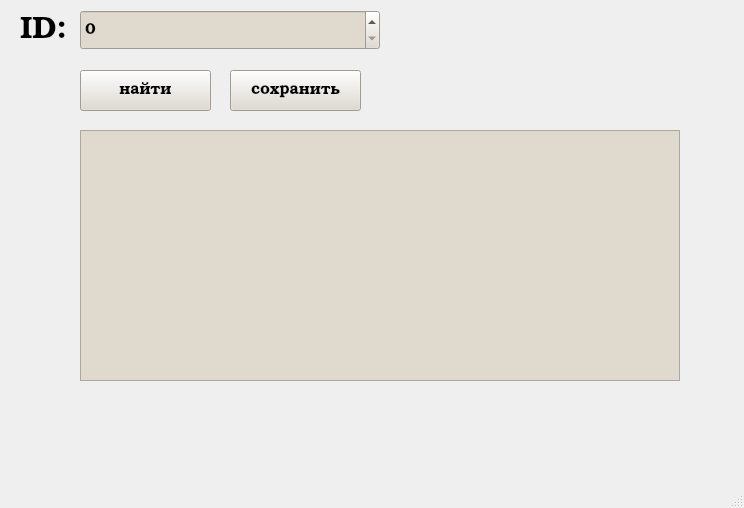
<?xml version="1.0" encoding="UTF-8"?>
<ui version="4.0">
 <class>MainWindow</class>
 <widget class="QMainWindow" name="MainWindow">
  <property name="geometry">
   <rect>
    <x>0</x>
    <y>0</y>
    <width>744</width>
    <height>508</height>
   </rect>
  </property>
  <property name="windowTitle">
   <string>MainWindow</string>
  </property>
  <widget class="QWidget" name="centralwidget">
   <widget class="QLabel" name="id_label">
    <property name="geometry">
     <rect>
      <x>20</x>
      <y>10</y>
      <width>60</width>
      <height>41</height>
     </rect>
    </property>
    <property name="font">
     <font>
      <family>Bookman Old Style</family>
      <pointsize>23</pointsize>
     </font>
    </property>
    <property name="text">
     <string>ID:</string>
    </property>
   </widget>
   <widget class="QSpinBox" name="id_spinBox">
    <property name="geometry">
     <rect>
      <x>80</x>
      <y>10</y>
      <width>300</width>
      <height>40</height>
     </rect>
    </property>
    <property name="font">
     <font>
      <family>Bookman Old Style</family>
      <pointsize>12</pointsize>
     </font>
    </property>
    <property name="styleSheet">
     <string notr="true">background-color: rgb(224, 217, 206);</string>
    </property>
   </widget>
   <widget class="QPushButton" name="find_pushButton">
    <property name="geometry">
     <rect>
      <x>80</x>
      <y>70</y>
      <width>131</width>
      <height>41</height>
     </rect>
    </property>
    <property name="font">
     <font>
      <family>Bookman Old Style</family>
      <pointsize>12</pointsize>
     </font>
    </property>
    <property name="styleSheet">
     <string notr="true">background-color: rgb(224, 217, 206);</string>
    </property>
    <property name="text">
     <string>найти</string>
    </property>
   </widget>
   <widget class="QPushButton" name="save_pushButton">
    <property name="geometry">
     <rect>
      <x>230</x>
      <y>70</y>
      <width>131</width>
      <height>41</height>
     </rect>
    </property>
    <property name="font">
     <font>
      <family>Bookman Old Style</family>
      <pointsize>12</pointsize>
     </font>
    </property>
    <property name="styleSheet">
     <string notr="true">background-color: rgb(224, 217, 206);</string>
    </property>
    <property name="text">
     <string>сохранить</string>
    </property>
   </widget>
   <widget class="QTableWidget" name="record_tableWidget">
    <property name="geometry">
     <rect>
      <x>80</x>
      <y>130</y>
      <width>600</width>
      <height>251</height>
     </rect>
    </property>
    <property name="styleSheet">
     <string notr="true">background-color: rgb(224, 217, 206);</string>
    </property>
    <attribute name="horizontalHeaderShowSortIndicator" stdset="0">
     <bool>true</bool>
    </attribute>
    <attribute name="horizontalHeaderStretchLastSection">
     <bool>true</bool>
    </attribute>
    <attribute name="verticalHeaderVisible">
     <bool>false</bool>
    </attribute>
    <attribute name="verticalHeaderShowSortIndicator" stdset="0">
     <bool>true</bool>
    </attribute>
   </widget>
   <widget class="QLabel" name="label">
    <property name="geometry">
     <rect>
      <x>80</x>
      <y>410</y>
      <width>221</width>
      <height>16</height>
     </rect>
    </property>
    <property name="font">
     <font>
      <family>Bookman Old Style</family>
      <pointsize>10</pointsize>
     </font>
    </property>
    <property name="text">
     <string/>
    </property>
   </widget>
  </widget>
  <widget class="QMenuBar" name="menubar">
   <property name="geometry">
    <rect>
     <x>0</x>
     <y>0</y>
     <width>744</width>
     <height>26</height>
    </rect>
   </property>
  </widget>
  <widget class="QStatusBar" name="statusbar"/>
 </widget>
 <resources/>
 <connections/>
</ui>
